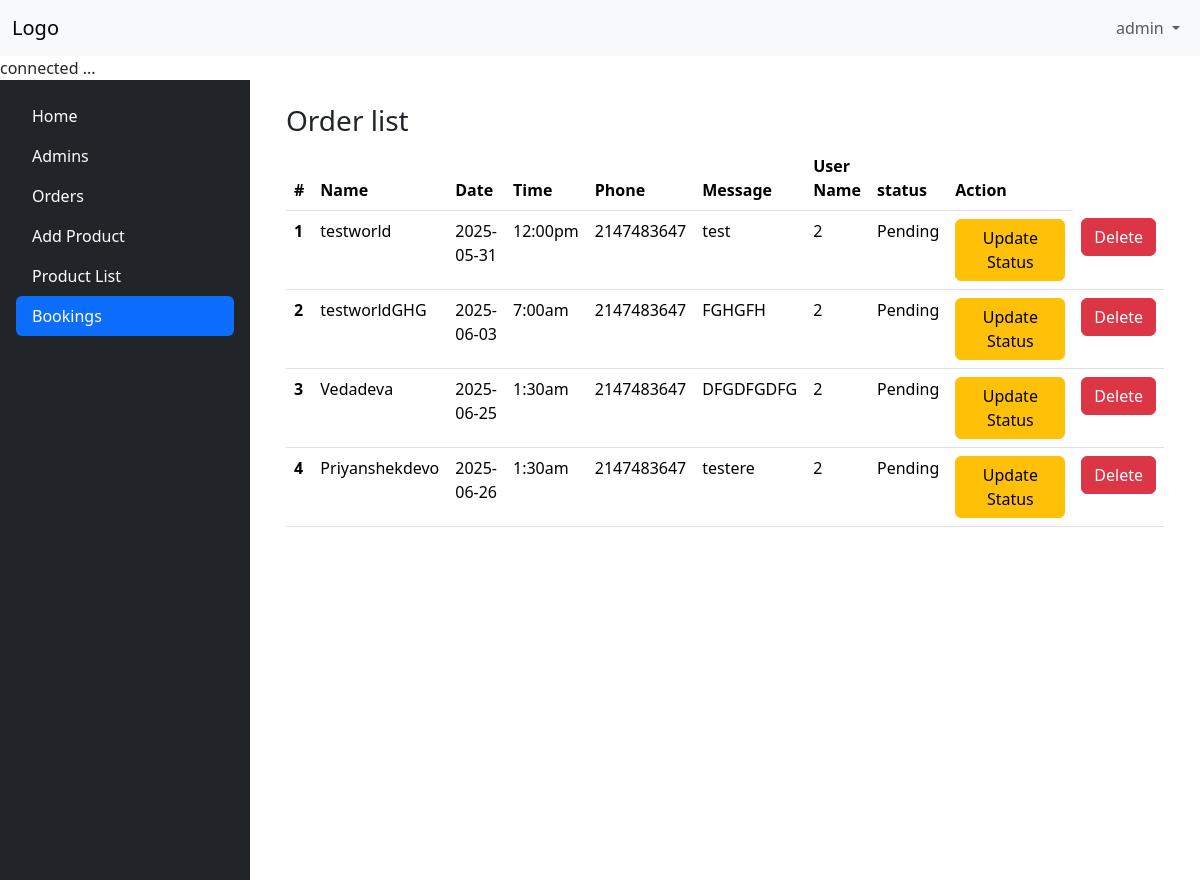
/admin-panel/bookings/booking-list.php (signed in), run on the app's committed database.
### tables this page shows
CREATE TABLE `bookings` (
  `id` int(11) NOT NULL,
  `firstname` varchar(50) NOT NULL,
  `lastname` varchar(50) NOT NULL,
  `date` date NOT NULL,
  `time` time NOT NULL,
  `phone` int(50) NOT NULL,
  `message` varchar(255) NOT NULL,
  `user_id` int(11) NOT NULL,
  `status` varchar(25) NOT NULL DEFAULT 'Pending',
  `created_at` timestamp NOT NULL DEFAULT current_timestamp()
);

### admin-panel/bookings/booking-list.php (the view, shortened to what this page needs)
<?php require("../../config.php"); ?>
<?php require("../layouts/header.php"); ?>
<?php require("../layouts/navbar.php") ?>
<?php
require("../../config/config.php");
$base = "SELECT * FROM `bookings`";
$bookings = $conn->prepare($base);
$bookings->execute();
$booking_list = $bookings->fetchAll(PDO::FETCH_OBJ);
?>
<div class="d-flex flex-row justify-content-between mb-3">
    <?php if (!isset($_SESSION['admin_name'])):  ?>
        <div class="alert alert-info" style="position: absolute; top:50%; left:50%;transform: translate3d(-50%,-50%, 0);" role="alert">
            Please login for credential contact admin.
        </div>
    <?php else: ?>
        <?php require("../layouts/sidebar.php"); ?>
        <div class="p-4" style="flex-grow: 1;">
            <div class="container">
                <h3> Order list</h3>
                <table class="table">
                    <thead>
                        <tr>
                            <th scope="col">#</th>
                            <th scope="col">Name</th>
                            <th scope="col">Date</th>
                            <th scope="col">Time</th>
                            <th scope="col">Phone</th>
                            <th scope="col">Message</th>
                            <th scope="col">User Name</th>
                            <th scope="col">status</th>
                            <th class="col-2">Action</th>
                        </tr>
                    </thead>
                    <tbody>
                        <?php if (isset($booking_list) && $booking_list): ?>
                            <?php $i = 1; ?>
                            <?php foreach ($booking_list as $booking_item): ?>
                                <tr>
                                    <th scope="row"><?= $i++ ?></th>
                                    <td><?= $booking_item->firstname . '' . '' . $booking_item->lastname ?></td>
                                    <td><?= $booking_item->date ?></td>
                                    <td><?= isset($booking_item->time) ? date('g:ia', strtotime($booking_item->time)) : '' ?></td>
                                    <td><?= $booking_item->phone ?></td>
                                    <td><?= $booking_item->message ?></td>
                                    <td><?= $booking_item->user_id ?></td>
                                    <td><?= $booking_item->status ?></td>
                                    <td>
                                        <form action="" method="POST">
                                            <button type="submit" name="submit" class="btn btn-warning">Update Status</button>
                                        </form>
                                    </td>
                                    <td><a href="<?= BASEPATH ?>bookings/delete-booking.php?booking_id=<?= $booking_item->id ?>" class="btn btn-danger">Delete</a></td>
                                </tr>
                            <?php endforeach ?>
                        <?php else: ?>
                            <tr>
                                <td>No Bookings</td>
                            </tr>
                        <?php endif; ?>
                    </tbody>
                </table>
            </div>
        </div>
    <?php endif; ?>
</div>

### data on the page
bookings: firstname "test", lastname "world", date "2025-05-31", time "12:00pm", phone "2147483647", message "test", user "2", status "Pending"
bookings: firstname "test", lastname "worldGHG", date "2025-06-03", time "7:00am", phone "2147483647", message "FGHGFH", user "2", status "Pending"
bookings: firstname "Veda", lastname "deva", date "2025-06-25", time "1:30am", phone "2147483647", message "DFGDFGDFG", user "2", status "Pending"
bookings: firstname "Priyanshek", lastname "devo", date "2025-06-26", time "1:30am", phone "2147483647", message "testere", user "2", status "Pending"

### other printed values
$_SESSION['admin_name'] "admin"
